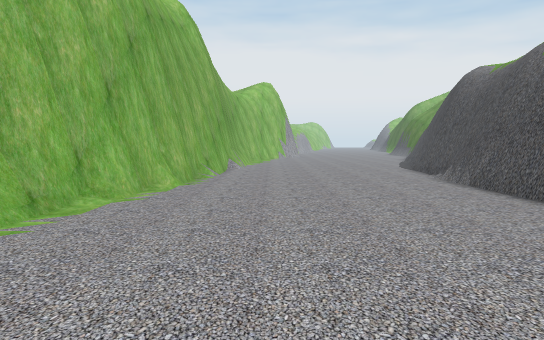
[1] (above)

17 first-person views from a walk through a Unity game level. The camera is 1.5 m above the floor, tilts 4° down and sees 70° across. The floor is counted in squares, 2 m on a side. Each view is taken from the middle of a square. On the plan, view 1 faces up. The plan holds only what a view shows up to about 12 squares ahead; the rest is blank. The place goes on beyond the plan. The player is left out.

[2]
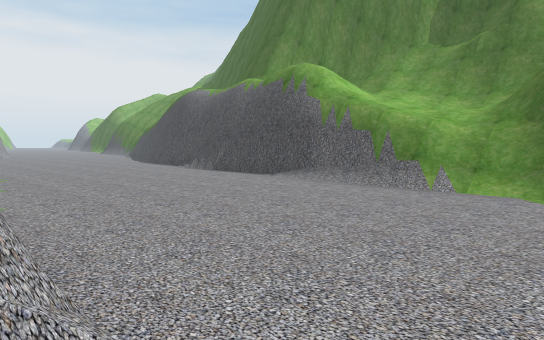

[3]
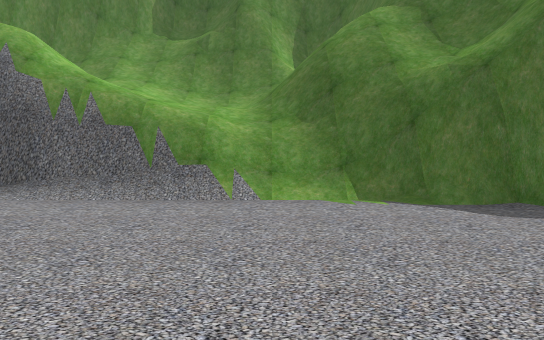

[4]
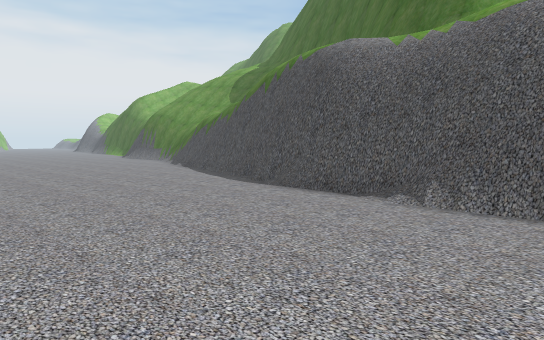

[5]
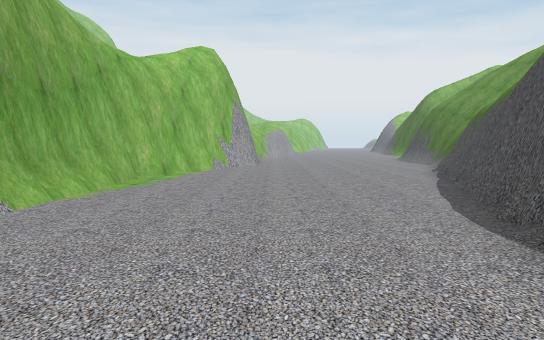

[6]
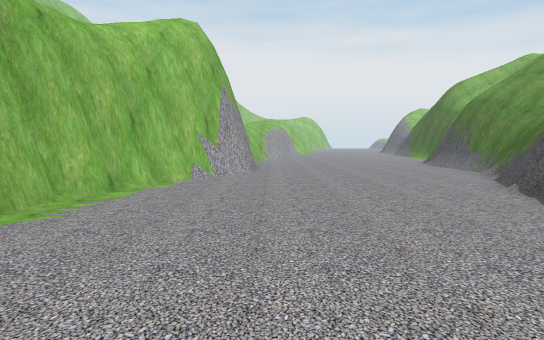

[7]
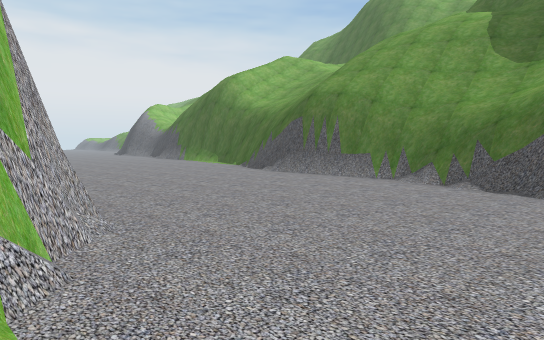

[8]
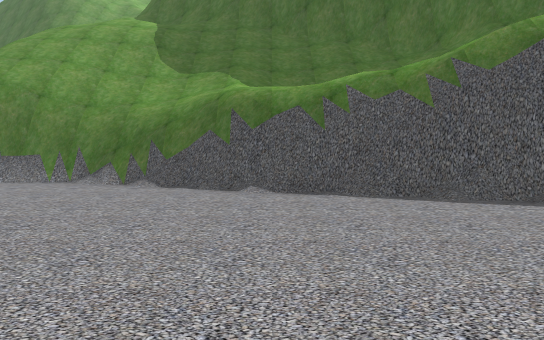

[9]
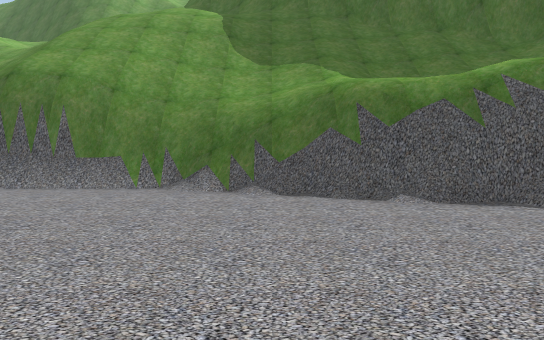

[10]
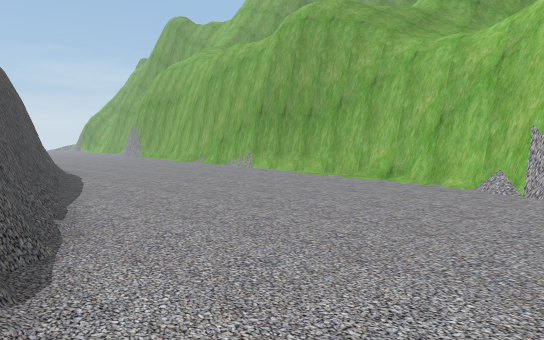

[11]
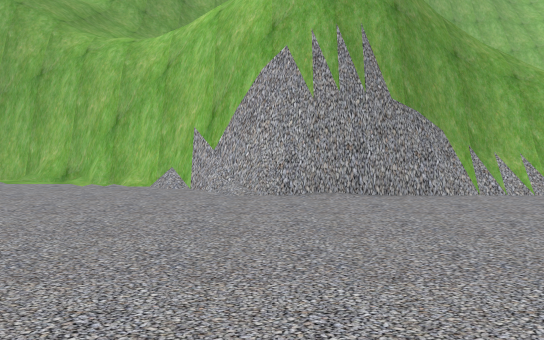

[12]
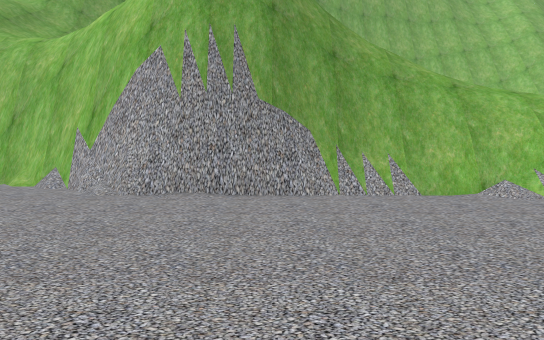

[13]
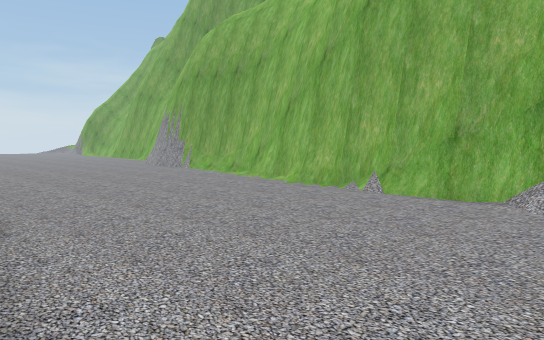

[14]
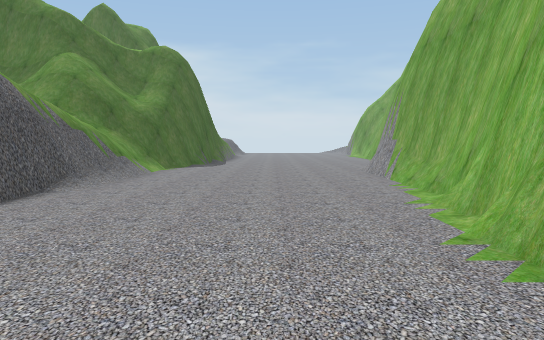

[15]
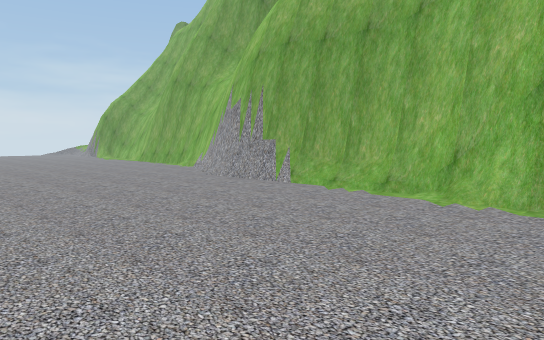

[16]
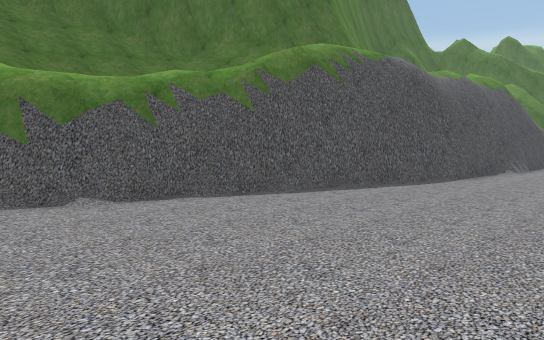

[17]
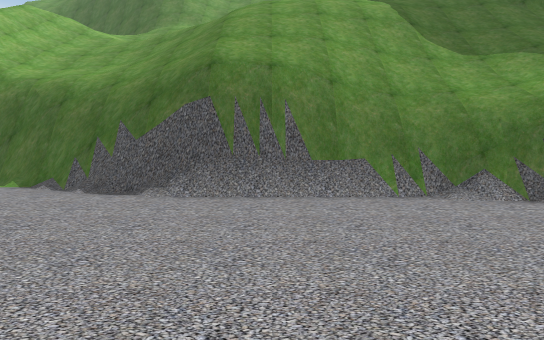

### Floor plan
Key: @ floor where view 1 was taken; # wall or solid block; x gap in a wall; . main floor; : floor 3.25 m higher than the main floor; + floor 4 m higher than the main floor; * floor 5.5 m higher than the main floor; % floor 6.5 m higher than the main floor; / step, stairs or slope; = window, fence, low wall or low ledge; v drop or lower ground.
Columns run from 6 left of view 1 to 14 right of it. Each row starts with its distance up from view 1.
 26       /#.......#////
 25       /#......##////
 24       v#......#////
 23       v#......#////
 22       v#......#////
 21      /v#......#=/// #
 20      /##.....##/////#
 19      v#......#/////##
 18 #/  %##......#////##
 17 #////#......##////#
 16  ///v#......#/ //##
 15  /// #......#+ //#
 14   // #.....##/ /##
 13    / #.....#v //#
 12    / #.....#/ /##
 11    /##.....#* ##
 10    /#.....#v  #
  9    v#.....#v  #
  8    v#.....#v
  7    v#.....#/
  6   /##.....#/   #
  5   v#......#/  /##
  4  /v#......#/////#
  3  /v#......#/////#
  2   v#.....=#/:/#x##
  1   v#.....=//:/#v#
  0   v#..@..//=//###
 -1   ##...../###/###
 -2   #......##  ## #

Where each view was taken, in squares from view 1:
view 1: 0 up, 0 right, facing up
view 2: 2 down, 3 left, facing up-right
view 3: 0 up, 2 left, facing right
view 4: 6 up, 1 left, facing up-right
view 5: 8 up, 2 right, facing up
view 6: 11 up, 2 right, facing up
view 7: 17 up, 0 right, facing up-right
view 8: 17 up, 0 right, facing right
view 9: 19 up, 1 right, facing right
view 10: 21 up, 7 right, facing down-left
view 11: 21 up, 7 right, facing left
view 12: 23 up, 7 right, facing left
view 13: 12 up, 4 right, facing down-left
view 14: 10 up, 0 right, facing down
view 15: 7 up, 3 right, facing down-left
view 16: 19 up, 1 right, facing down-right
view 17: 23 up, 2 right, facing right
